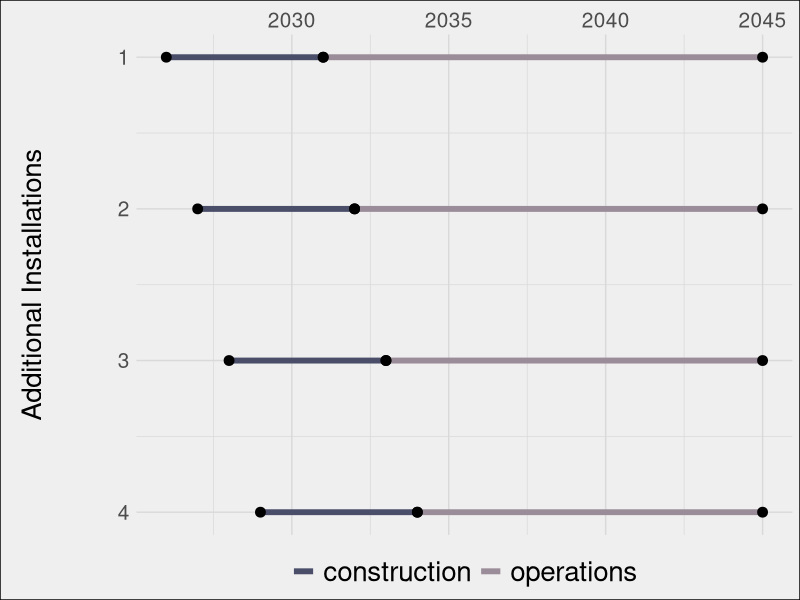
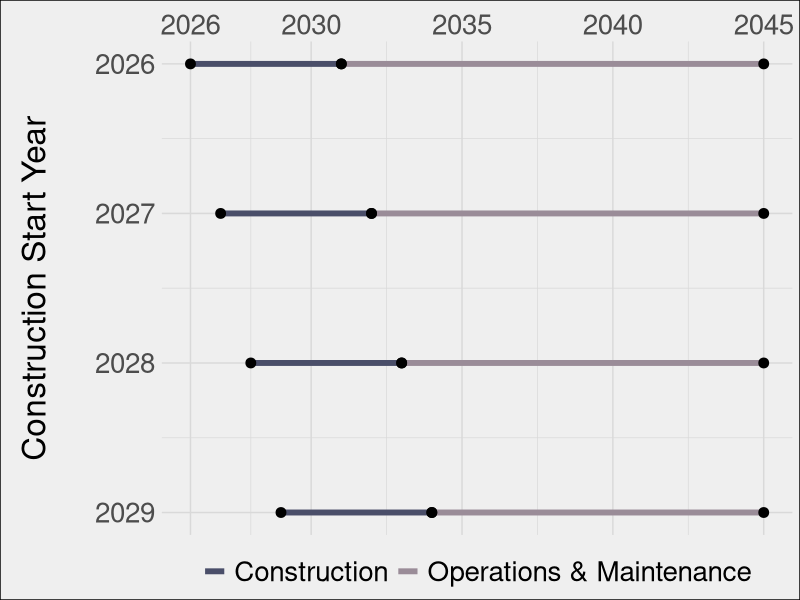

These figures' R source, in order:
## ---- chunk 1
library(tidyverse)

projects2 <- data.frame(
  Project = c(1, NA, NA, NA, NA, 1, 1, 2, 2, 3, 3, 4, 4),
  year = c(NA, NA, NA, NA, NA, 2026, 2027, 2028, 2029, 2031, NA, 2034, 2049),
  phase = c("construction", "construction", "construction", "construction", 
            "construction", "construction", "operations", "construction", 
            "operations", "construction", "operations", "construction", 
            "operations"),
  start_year = c(NA, NA, NA, NA, NA, 2026, 2031, 2027, 2032, 2028, 2033, 2029, 2034),
  end_year = c(NA, NA, NA, 2030, 2045, 2031, 2045, 2032, 2045, 2033, 2045, 2034, 2045)
)

#timeline_jobs <- 
ggplot(projects2) +
  geom_segment(aes(x = start_year, xend = end_year, y = Project, yend = Project, color = phase), size = 2) +
  geom_point( aes(x=start_year, y=Project), size=3 ) +
  geom_point( aes(x=end_year, y=Project), size=3) +
  labs(title = " ", x = " ", y = "Additional Installations") +
  theme_minimal() +
  scale_color_manual(values = c("construction" = "#4a4e69", "operations" = "#9a8c98")) +
    labs(color = 'Occupation') +
    scale_x_continuous(position = 'top') +  # Move x-axis to the top
  scale_y_reverse() +
    theme_minimal() +
    theme(
        axis.title.x = element_blank(),
        axis.title.y = element_text(size = 20, margin = margin(5,50,0,10)),
        axis.text = element_text(size = 15), 
        legend.title = element_blank(),
        legend.text = element_text(size = 20),
        legend.position = "bottom",
        plot.background = element_rect(fill = "#EFEFEF"),
        plot.title = element_blank(),
        panel.grid = element_line(color = "grey85")
    )

# timeline_jobs
# 
# ggsave("jobs_timeline.png",
#        timeline_jobs,
#        width = 10, height = 7)
## ---- chunk 2
library(tidyverse)

projects2 <- data.frame(
  project_start_year = c(2026, NA, NA, NA, NA, 2026, 2026, 2027, 2027, 2028, 2028, 2029, 2029),
  year = c(NA, NA, NA, NA, NA, 2026, 2027, 2028, 2029, 2031, NA, 2034, 2049),
  phase = c("construction", "construction", "construction", "construction", 
            "construction", "construction", "operations", "construction", 
            "operations", "construction", "operations", "construction", 
            "operations"),
  start_year = c(NA, NA, NA, NA, NA, 2026, 2031, 2027, 2032, 2028, 2033, 2029, 2034),
  end_year = c(NA, NA, NA, 2030, 2045, 2031, 2045, 2032, 2045, 2033, 2045, 2034, 2045)
)

timeline_jobs2 <- ggplot(projects2) +
  geom_segment(aes(x = start_year, xend = end_year, y = project_start_year, yend = project_start_year, color = phase), size = 2) +
  geom_point( aes(x=start_year, y=project_start_year), size=3 ) +
  geom_point( aes(x=end_year, y=project_start_year), size=3) +
  labs(y = "Construction Start Year") +
  theme_minimal() +
  scale_color_manual(values = c("construction" = "#4a4e69", "operations" = "#9a8c98"), labels = c("Construction", "Operations & Maintenance")) +
    labs(color = 'Occupation') +
    scale_x_continuous(position = 'top',
                       breaks = c(2026, 2030, 2035, 2040, 2045
                                  )) +  # Move x-axis to the top
  scale_y_reverse() +
    theme_minimal() +
    theme(
        axis.title.x = element_blank(),
        axis.title.y = element_text(size = 24, margin = margin(5,30,0,10)),
        axis.text = element_text(size = 20), 
        legend.title = element_blank(),
        legend.text = element_text(size = 20),
        legend.position = "bottom",
        plot.background = element_rect(fill = "#EFEFEF"),
        plot.title = element_blank(),
        panel.grid = element_line(color = "grey85")
    )

# timeline_jobs

ggsave("jobs_timeline2.png",
       timeline_jobs2,
       width = 10, height = 7)
